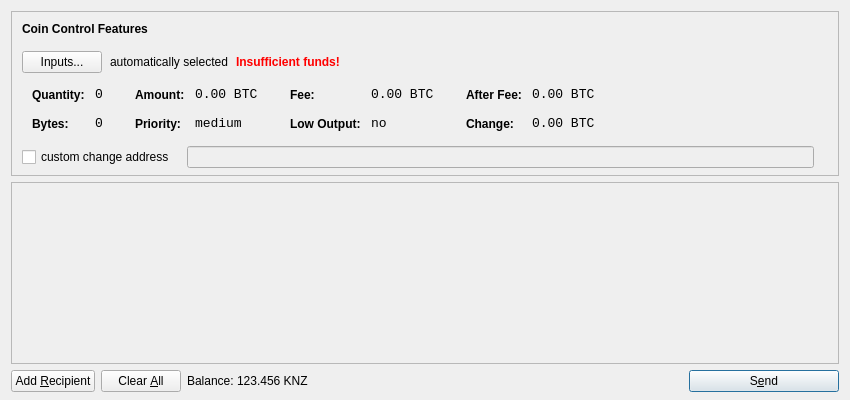
<?xml version="1.0" encoding="UTF-8"?>
<ui version="4.0">
 <class>SendCoinsDialog</class>
 <widget class="QDialog" name="SendCoinsDialog">
  <property name="geometry">
   <rect>
    <x>0</x>
    <y>0</y>
    <width>850</width>
    <height>400</height>
   </rect>
  </property>
  <property name="windowTitle">
   <string>Send Coins</string>
  </property>
  <layout class="QVBoxLayout" name="verticalLayout" stretch="0,1,0">
   <property name="bottomMargin">
    <number>8</number>
   </property>
   <item>
    <widget class="QFrame" name="frameCoinControl">
     <property name="sizePolicy">
      <sizepolicy hsizetype="Expanding" vsizetype="Expanding">
       <horstretch>0</horstretch>
       <verstretch>0</verstretch>
      </sizepolicy>
     </property>
     <property name="maximumSize">
      <size>
       <width>16777215</width>
       <height>16777215</height>
      </size>
     </property>
     <property name="frameShape">
      <enum>QFrame::StyledPanel</enum>
     </property>
     <property name="frameShadow">
      <enum>QFrame::Sunken</enum>
     </property>
     <layout class="QVBoxLayout" name="verticalLayoutCoinControl2">
      <property name="spacing">
       <number>-1</number>
      </property>
      <property name="leftMargin">
       <number>0</number>
      </property>
      <property name="topMargin">
       <number>0</number>
      </property>
      <property name="rightMargin">
       <number>0</number>
      </property>
      <property name="bottomMargin">
       <number>6</number>
      </property>
      <item>
       <layout class="QVBoxLayout" name="verticalLayoutCoinControl" stretch="0,0,0,0,1">
        <property name="spacing">
         <number>0</number>
        </property>
        <property name="leftMargin">
         <number>10</number>
        </property>
        <property name="topMargin">
         <number>10</number>
        </property>
        <item>
         <layout class="QHBoxLayout" name="horizontalLayoutCoinControl1">
          <property name="bottomMargin">
           <number>15</number>
          </property>
          <item>
           <widget class="QLabel" name="labelCoinControlFeatures">
            <property name="sizePolicy">
             <sizepolicy hsizetype="Preferred" vsizetype="Maximum">
              <horstretch>0</horstretch>
              <verstretch>0</verstretch>
             </sizepolicy>
            </property>
            <property name="font">
             <font>
              <weight>75</weight>
              <bold>true</bold>
             </font>
            </property>
            <property name="styleSheet">
             <string notr="true">font-weight:bold;</string>
            </property>
            <property name="text">
             <string>Coin Control Features</string>
            </property>
           </widget>
          </item>
         </layout>
        </item>
        <item>
         <layout class="QHBoxLayout" name="horizontalLayoutCoinControl2" stretch="0,0,0,0">
          <property name="spacing">
           <number>8</number>
          </property>
          <property name="bottomMargin">
           <number>10</number>
          </property>
          <item>
           <widget class="QPushButton" name="pushButtonCoinControl">
            <property name="styleSheet">
             <string notr="true"/>
            </property>
            <property name="text">
             <string>Inputs...</string>
            </property>
           </widget>
          </item>
          <item>
           <widget class="QLabel" name="labelCoinControlAutomaticallySelected">
            <property name="text">
             <string>automatically selected</string>
            </property>
            <property name="margin">
             <number>5</number>
            </property>
           </widget>
          </item>
          <item>
           <widget class="QLabel" name="labelCoinControlInsuffFunds">
            <property name="font">
             <font>
              <weight>75</weight>
              <bold>true</bold>
             </font>
            </property>
            <property name="styleSheet">
             <string notr="true">color:red;font-weight:bold;</string>
            </property>
            <property name="text">
             <string>Insufficient funds!</string>
            </property>
            <property name="margin">
             <number>5</number>
            </property>
           </widget>
          </item>
          <item>
           <spacer name="horizontalSpacerCoinControl">
            <property name="orientation">
             <enum>Qt::Horizontal</enum>
            </property>
            <property name="sizeHint" stdset="0">
             <size>
              <width>40</width>
              <height>1</height>
             </size>
            </property>
           </spacer>
          </item>
         </layout>
        </item>
        <item>
         <widget class="QWidget" name="widgetCoinControl" native="true">
          <property name="sizePolicy">
           <sizepolicy hsizetype="Preferred" vsizetype="Preferred">
            <horstretch>0</horstretch>
            <verstretch>0</verstretch>
           </sizepolicy>
          </property>
          <property name="minimumSize">
           <size>
            <width>0</width>
            <height>0</height>
           </size>
          </property>
          <property name="styleSheet">
           <string notr="true"/>
          </property>
          <layout class="QHBoxLayout" name="horizontalLayoutCoinControl5">
           <property name="margin">
            <number>0</number>
           </property>
           <item>
            <layout class="QHBoxLayout" name="horizontalLayoutCoinControl3" stretch="0,0,0,1">
             <property name="spacing">
              <number>20</number>
             </property>
             <property name="topMargin">
              <number>0</number>
             </property>
             <property name="bottomMargin">
              <number>10</number>
             </property>
             <item>
              <layout class="QFormLayout" name="formLayoutCoinControl1">
               <property name="horizontalSpacing">
                <number>10</number>
               </property>
               <property name="verticalSpacing">
                <number>14</number>
               </property>
               <property name="leftMargin">
                <number>10</number>
               </property>
               <property name="topMargin">
                <number>4</number>
               </property>
               <property name="rightMargin">
                <number>6</number>
               </property>
               <item row="0" column="0">
                <widget class="QLabel" name="labelCoinControlQuantityText">
                 <property name="styleSheet">
                  <string notr="true">font-weight:bold;</string>
                 </property>
                 <property name="text">
                  <string>Quantity:</string>
                 </property>
                 <property name="margin">
                  <number>0</number>
                 </property>
                </widget>
               </item>
               <item row="0" column="1">
                <widget class="QLabel" name="labelCoinControlQuantity">
                 <property name="font">
                  <font>
                   <family>Monospace</family>
                   <pointsize>10</pointsize>
                  </font>
                 </property>
                 <property name="cursor">
                  <cursorShape>IBeamCursor</cursorShape>
                 </property>
                 <property name="contextMenuPolicy">
                  <enum>Qt::ActionsContextMenu</enum>
                 </property>
                 <property name="text">
                  <string notr="true">0</string>
                 </property>
                 <property name="margin">
                  <number>0</number>
                 </property>
                 <property name="textInteractionFlags">
                  <set>Qt::LinksAccessibleByMouse|Qt::TextSelectableByKeyboard|Qt::TextSelectableByMouse</set>
                 </property>
                </widget>
               </item>
               <item row="1" column="0">
                <widget class="QLabel" name="labelCoinControlBytesText">
                 <property name="styleSheet">
                  <string notr="true">font-weight:bold;</string>
                 </property>
                 <property name="text">
                  <string>Bytes:</string>
                 </property>
                </widget>
               </item>
               <item row="1" column="1">
                <widget class="QLabel" name="labelCoinControlBytes">
                 <property name="font">
                  <font>
                   <family>Monospace</family>
                   <pointsize>10</pointsize>
                  </font>
                 </property>
                 <property name="cursor">
                  <cursorShape>IBeamCursor</cursorShape>
                 </property>
                 <property name="contextMenuPolicy">
                  <enum>Qt::ActionsContextMenu</enum>
                 </property>
                 <property name="text">
                  <string notr="true">0</string>
                 </property>
                 <property name="textInteractionFlags">
                  <set>Qt::LinksAccessibleByMouse|Qt::TextSelectableByKeyboard|Qt::TextSelectableByMouse</set>
                 </property>
                </widget>
               </item>
              </layout>
             </item>
             <item>
              <layout class="QFormLayout" name="formLayoutCoinControl2">
               <property name="horizontalSpacing">
                <number>10</number>
               </property>
               <property name="verticalSpacing">
                <number>14</number>
               </property>
               <property name="leftMargin">
                <number>6</number>
               </property>
               <property name="topMargin">
                <number>4</number>
               </property>
               <property name="rightMargin">
                <number>6</number>
               </property>
               <item row="0" column="0">
                <widget class="QLabel" name="labelCoinControlAmountText">
                 <property name="styleSheet">
                  <string notr="true">font-weight:bold;</string>
                 </property>
                 <property name="text">
                  <string>Amount:</string>
                 </property>
                 <property name="margin">
                  <number>0</number>
                 </property>
                </widget>
               </item>
               <item row="0" column="1">
                <widget class="QLabel" name="labelCoinControlAmount">
                 <property name="font">
                  <font>
                   <family>Monospace</family>
                   <pointsize>10</pointsize>
                  </font>
                 </property>
                 <property name="cursor">
                  <cursorShape>IBeamCursor</cursorShape>
                 </property>
                 <property name="contextMenuPolicy">
                  <enum>Qt::ActionsContextMenu</enum>
                 </property>
                 <property name="text">
                  <string notr="true">0.00 BTC</string>
                 </property>
                 <property name="textInteractionFlags">
                  <set>Qt::LinksAccessibleByMouse|Qt::TextSelectableByKeyboard|Qt::TextSelectableByMouse</set>
                 </property>
                </widget>
               </item>
               <item row="1" column="0">
                <widget class="QLabel" name="labelCoinControlPriorityText">
                 <property name="styleSheet">
                  <string notr="true">font-weight:bold;</string>
                 </property>
                 <property name="text">
                  <string>Priority:</string>
                 </property>
                </widget>
               </item>
               <item row="1" column="1">
                <widget class="QLabel" name="labelCoinControlPriority">
                 <property name="font">
                  <font>
                   <family>Monospace</family>
                   <pointsize>10</pointsize>
                  </font>
                 </property>
                 <property name="cursor">
                  <cursorShape>IBeamCursor</cursorShape>
                 </property>
                 <property name="contextMenuPolicy">
                  <enum>Qt::ActionsContextMenu</enum>
                 </property>
                 <property name="text">
                  <string>medium</string>
                 </property>
                 <property name="textInteractionFlags">
                  <set>Qt::LinksAccessibleByMouse|Qt::TextSelectableByKeyboard|Qt::TextSelectableByMouse</set>
                 </property>
                </widget>
               </item>
              </layout>
             </item>
             <item>
              <layout class="QFormLayout" name="formLayoutCoinControl3">
               <property name="horizontalSpacing">
                <number>10</number>
               </property>
               <property name="verticalSpacing">
                <number>14</number>
               </property>
               <property name="leftMargin">
                <number>6</number>
               </property>
               <property name="topMargin">
                <number>4</number>
               </property>
               <property name="rightMargin">
                <number>6</number>
               </property>
               <item row="0" column="0">
                <widget class="QLabel" name="labelCoinControlFeeText">
                 <property name="styleSheet">
                  <string notr="true">font-weight:bold;</string>
                 </property>
                 <property name="text">
                  <string>Fee:</string>
                 </property>
                 <property name="margin">
                  <number>0</number>
                 </property>
                </widget>
               </item>
               <item row="0" column="1">
                <widget class="QLabel" name="labelCoinControlFee">
                 <property name="font">
                  <font>
                   <family>Monospace</family>
                   <pointsize>10</pointsize>
                  </font>
                 </property>
                 <property name="cursor">
                  <cursorShape>IBeamCursor</cursorShape>
                 </property>
                 <property name="contextMenuPolicy">
                  <enum>Qt::ActionsContextMenu</enum>
                 </property>
                 <property name="text">
                  <string notr="true">0.00 BTC</string>
                 </property>
                 <property name="textInteractionFlags">
                  <set>Qt::LinksAccessibleByMouse|Qt::TextSelectableByKeyboard|Qt::TextSelectableByMouse</set>
                 </property>
                </widget>
               </item>
               <item row="1" column="0">
                <widget class="QLabel" name="labelCoinControlLowOutputText">
                 <property name="styleSheet">
                  <string notr="true">font-weight:bold;</string>
                 </property>
                 <property name="text">
                  <string>Low Output:</string>
                 </property>
                </widget>
               </item>
               <item row="1" column="1">
                <widget class="QLabel" name="labelCoinControlLowOutput">
                 <property name="font">
                  <font>
                   <family>Monospace</family>
                   <pointsize>10</pointsize>
                  </font>
                 </property>
                 <property name="cursor">
                  <cursorShape>IBeamCursor</cursorShape>
                 </property>
                 <property name="contextMenuPolicy">
                  <enum>Qt::ActionsContextMenu</enum>
                 </property>
                 <property name="text">
                  <string>no</string>
                 </property>
                 <property name="textInteractionFlags">
                  <set>Qt::LinksAccessibleByMouse|Qt::TextSelectableByKeyboard|Qt::TextSelectableByMouse</set>
                 </property>
                </widget>
               </item>
              </layout>
             </item>
             <item>
              <layout class="QFormLayout" name="formLayoutCoinControl4">
               <property name="horizontalSpacing">
                <number>10</number>
               </property>
               <property name="verticalSpacing">
                <number>14</number>
               </property>
               <property name="leftMargin">
                <number>6</number>
               </property>
               <property name="topMargin">
                <number>4</number>
               </property>
               <property name="rightMargin">
                <number>6</number>
               </property>
               <item row="0" column="0">
                <widget class="QLabel" name="labelCoinControlAfterFeeText">
                 <property name="styleSheet">
                  <string notr="true">font-weight:bold;</string>
                 </property>
                 <property name="text">
                  <string>After Fee:</string>
                 </property>
                 <property name="margin">
                  <number>0</number>
                 </property>
                </widget>
               </item>
               <item row="0" column="1">
                <widget class="QLabel" name="labelCoinControlAfterFee">
                 <property name="font">
                  <font>
                   <family>Monospace</family>
                   <pointsize>10</pointsize>
                  </font>
                 </property>
                 <property name="cursor">
                  <cursorShape>IBeamCursor</cursorShape>
                 </property>
                 <property name="contextMenuPolicy">
                  <enum>Qt::ActionsContextMenu</enum>
                 </property>
                 <property name="text">
                  <string notr="true">0.00 BTC</string>
                 </property>
                 <property name="textInteractionFlags">
                  <set>Qt::LinksAccessibleByMouse|Qt::TextSelectableByKeyboard|Qt::TextSelectableByMouse</set>
                 </property>
                </widget>
               </item>
               <item row="1" column="0">
                <widget class="QLabel" name="labelCoinControlChangeText">
                 <property name="styleSheet">
                  <string notr="true">font-weight:bold;</string>
                 </property>
                 <property name="text">
                  <string>Change:</string>
                 </property>
                </widget>
               </item>
               <item row="1" column="1">
                <widget class="QLabel" name="labelCoinControlChange">
                 <property name="font">
                  <font>
                   <family>Monospace</family>
                   <pointsize>10</pointsize>
                  </font>
                 </property>
                 <property name="cursor">
                  <cursorShape>IBeamCursor</cursorShape>
                 </property>
                 <property name="contextMenuPolicy">
                  <enum>Qt::ActionsContextMenu</enum>
                 </property>
                 <property name="text">
                  <string notr="true">0.00 BTC</string>
                 </property>
                 <property name="textInteractionFlags">
                  <set>Qt::LinksAccessibleByMouse|Qt::TextSelectableByKeyboard|Qt::TextSelectableByMouse</set>
                 </property>
                </widget>
               </item>
              </layout>
             </item>
            </layout>
           </item>
          </layout>
         </widget>
        </item>
        <item>
         <layout class="QHBoxLayout" name="horizontalLayoutCoinControl4" stretch="0,0,0">
          <property name="spacing">
           <number>12</number>
          </property>
          <property name="sizeConstraint">
           <enum>QLayout::SetDefaultConstraint</enum>
          </property>
          <property name="topMargin">
           <number>5</number>
          </property>
          <property name="rightMargin">
           <number>5</number>
          </property>
          <item>
           <widget class="QCheckBox" name="checkBoxCoinControlChange">
            <property name="text">
             <string>custom change address</string>
            </property>
           </widget>
          </item>
          <item>
           <widget class="QLineEdit" name="lineEditCoinControlChange">
            <property name="enabled">
             <bool>false</bool>
            </property>
            <property name="sizePolicy">
             <sizepolicy hsizetype="Expanding" vsizetype="Fixed">
              <horstretch>0</horstretch>
              <verstretch>0</verstretch>
             </sizepolicy>
            </property>
           </widget>
          </item>
          <item>
           <widget class="QLabel" name="labelCoinControlChangeLabel">
            <property name="sizePolicy">
             <sizepolicy hsizetype="Preferred" vsizetype="Expanding">
              <horstretch>0</horstretch>
              <verstretch>0</verstretch>
             </sizepolicy>
            </property>
            <property name="minimumSize">
             <size>
              <width>0</width>
              <height>0</height>
             </size>
            </property>
            <property name="text">
             <string/>
            </property>
            <property name="margin">
             <number>3</number>
            </property>
           </widget>
          </item>
         </layout>
        </item>
        <item>
         <spacer name="verticalSpacerCoinControl">
          <property name="orientation">
           <enum>Qt::Vertical</enum>
          </property>
          <property name="sizeHint" stdset="0">
           <size>
            <width>800</width>
            <height>1</height>
           </size>
          </property>
         </spacer>
        </item>
       </layout>
      </item>
     </layout>
    </widget>
   </item>
   <item>
    <widget class="QScrollArea" name="scrollArea">
     <property name="widgetResizable">
      <bool>true</bool>
     </property>
     <widget class="QWidget" name="scrollAreaWidgetContents">
      <property name="geometry">
       <rect>
        <x>0</x>
        <y>0</y>
        <width>830</width>
        <height>165</height>
       </rect>
      </property>
      <layout class="QVBoxLayout" name="verticalLayout_2">
       <property name="margin">
        <number>0</number>
       </property>
       <item>
        <layout class="QVBoxLayout" name="entries">
         <property name="spacing">
          <number>6</number>
         </property>
        </layout>
       </item>
       <item>
        <spacer name="verticalSpacer">
         <property name="orientation">
          <enum>Qt::Vertical</enum>
         </property>
         <property name="sizeHint" stdset="0">
          <size>
           <width>20</width>
           <height>40</height>
          </size>
         </property>
        </spacer>
       </item>
      </layout>
     </widget>
    </widget>
   </item>
   <item>
    <layout class="QHBoxLayout" name="horizontalLayout">
     <item>
      <widget class="QPushButton" name="addButton">
       <property name="toolTip">
        <string>Send to multiple recipients at once</string>
       </property>
       <property name="text">
        <string>Add &amp;Recipient</string>
       </property>
       <property name="icon">
        <iconset resource="../bitcoin.qrc">
         <normaloff>:/icons/add</normaloff>:/icons/add</iconset>
       </property>
       <property name="autoDefault">
        <bool>false</bool>
       </property>
      </widget>
     </item>
     <item>
      <widget class="QPushButton" name="clearButton">
       <property name="sizePolicy">
        <sizepolicy hsizetype="Minimum" vsizetype="Fixed">
         <horstretch>0</horstretch>
         <verstretch>0</verstretch>
        </sizepolicy>
       </property>
       <property name="toolTip">
        <string>Remove all transaction fields</string>
       </property>
       <property name="text">
        <string>Clear &amp;All</string>
       </property>
       <property name="icon">
        <iconset resource="../bitcoin.qrc">
         <normaloff>:/icons/remove</normaloff>:/icons/remove</iconset>
       </property>
       <property name="autoRepeatDelay">
        <number>300</number>
       </property>
       <property name="autoDefault">
        <bool>false</bool>
       </property>
      </widget>
     </item>
     <item>
      <layout class="QHBoxLayout" name="horizontalLayout_2">
       <property name="spacing">
        <number>3</number>
       </property>
       <item>
        <widget class="QLabel" name="label">
         <property name="text">
          <string>Balance:</string>
         </property>
        </widget>
       </item>
       <item>
        <widget class="QLabel" name="labelBalance">
         <property name="cursor">
          <cursorShape>IBeamCursor</cursorShape>
         </property>
         <property name="text">
          <string>123.456 KNZ</string>
         </property>
         <property name="textInteractionFlags">
          <set>Qt::LinksAccessibleByMouse|Qt::TextSelectableByKeyboard|Qt::TextSelectableByMouse</set>
         </property>
        </widget>
       </item>
      </layout>
     </item>
     <item>
      <spacer name="horizontalSpacer">
       <property name="orientation">
        <enum>Qt::Horizontal</enum>
       </property>
       <property name="sizeHint" stdset="0">
        <size>
         <width>40</width>
         <height>20</height>
        </size>
       </property>
      </spacer>
     </item>
     <item>
      <widget class="QPushButton" name="sendButton">
       <property name="minimumSize">
        <size>
         <width>150</width>
         <height>0</height>
        </size>
       </property>
       <property name="toolTip">
        <string>Confirm the send action</string>
       </property>
       <property name="text">
        <string>S&amp;end</string>
       </property>
       <property name="icon">
        <iconset resource="../bitcoin.qrc">
         <normaloff>:/icons/send</normaloff>:/icons/send</iconset>
       </property>
       <property name="default">
        <bool>true</bool>
       </property>
      </widget>
     </item>
    </layout>
   </item>
  </layout>
 </widget>
 <resources>
  <include location="../bitcoin.qrc"/>
 </resources>
 <connections/>
</ui>
